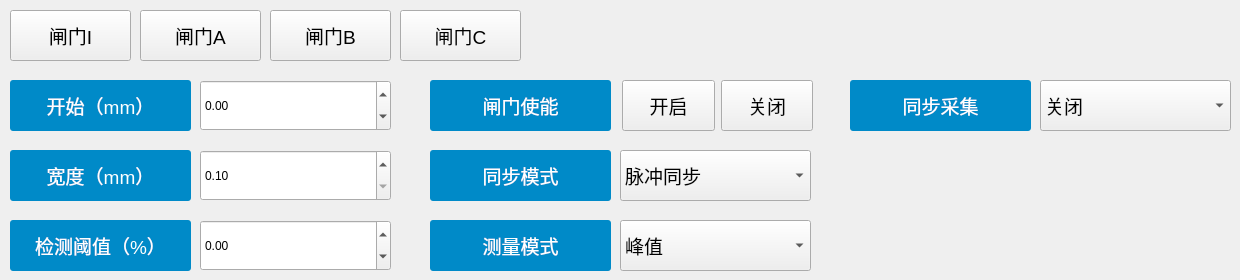
    <widget class="QWidget" name="tab">
     <attribute name="title">
      <string>      闸门      </string>
     </attribute>
     <widget class="QPushButton" name="GateI_Btn">
      <property name="geometry">
       <rect>
        <x>10</x>
        <y>10</y>
        <width>121</width>
        <height>51</height>
       </rect>
      </property>
      <property name="font">
       <font>
        <pointsize>14</pointsize>
       </font>
      </property>
      <property name="text">
       <string>闸门I</string>
      </property>
      <property name="checkable">
       <bool>true</bool>
      </property>
      <property name="checked">
       <bool>false</bool>
      </property>
      <property name="autoExclusive">
       <bool>false</bool>
      </property>
      <attribute name="buttonGroup">
       <string notr="true">GateBtnGroup</string>
      </attribute>
     </widget>
     <widget class="QPushButton" name="GateA_Btn">
      <property name="geometry">
       <rect>
        <x>140</x>
        <y>10</y>
        <width>121</width>
        <height>51</height>
       </rect>
      </property>
      <property name="font">
       <font>
        <pointsize>14</pointsize>
       </font>
      </property>
      <property name="text">
       <string>闸门A</string>
      </property>
      <property name="checkable">
       <bool>true</bool>
      </property>
      <property name="checked">
       <bool>false</bool>
      </property>
      <property name="autoExclusive">
       <bool>false</bool>
      </property>
      <attribute name="buttonGroup">
       <string notr="true">GateBtnGroup</string>
      </attribute>
     </widget>
     <widget class="QPushButton" name="GateB_Btn">
      <property name="geometry">
       <rect>
        <x>270</x>
        <y>10</y>
        <width>121</width>
        <height>51</height>
       </rect>
      </property>
      <property name="font">
       <font>
        <pointsize>14</pointsize>
       </font>
      </property>
      <property name="text">
       <string>闸门B</string>
      </property>
      <property name="checkable">
       <bool>true</bool>
      </property>
      <property name="autoExclusive">
       <bool>false</bool>
      </property>
      <attribute name="buttonGroup">
       <string notr="true">GateBtnGroup</string>
      </attribute>
     </widget>
     <widget class="QPushButton" name="GateC_Btn">
      <property name="geometry">
       <rect>
        <x>400</x>
        <y>10</y>
        <width>121</width>
        <height>51</height>
       </rect>
      </property>
      <property name="font">
       <font>
        <pointsize>14</pointsize>
       </font>
      </property>
      <property name="text">
       <string>闸门C</string>
      </property>
      <property name="checkable">
       <bool>true</bool>
      </property>
      <property name="checked">
       <bool>false</bool>
      </property>
      <property name="autoExclusive">
       <bool>false</bool>
      </property>
      <attribute name="buttonGroup">
       <string notr="true">GateBtnGroup</string>
      </attribute>
     </widget>
     <widget class="QDoubleSpinBox" name="WidthSpinBox">
      <property name="geometry">
       <rect>
        <x>200</x>
        <y>150</y>
        <width>191</width>
        <height>51</height>
       </rect>
      </property>
      <property name="minimum">
       <double>0.100000000000000</double>
      </property>
      <property name="maximum">
       <double>99999.000000000000000</double>
      </property>
      <property name="singleStep">
       <double>0.200000000000000</double>
      </property>
     </widget>
     <widget class="QDoubleSpinBox" name="ThresholdSpinBox">
      <property name="geometry">
       <rect>
        <x>200</x>
        <y>220</y>
        <width>191</width>
        <height>51</height>
       </rect>
      </property>
      <property name="minimum">
       <double>-9999.989999999999782</double>
      </property>
      <property name="maximum">
       <double>99999.000000000000000</double>
      </property>
     </widget>
     <widget class="QComboBox" name="SynAcqisitBox">
      <property name="geometry">
       <rect>
        <x>1040</x>
        <y>80</y>
        <width>191</width>
        <height>51</height>
       </rect>
      </property>
      <property name="font">
       <font>
        <pointsize>14</pointsize>
       </font>
      </property>
      <item>
       <property name="text">
        <string>关闭</string>
       </property>
      </item>
      <item>
       <property name="text">
        <string>开启</string>
       </property>
      </item>
     </widget>
     <widget class="QLabel" name="label_100">
      <property name="geometry">
       <rect>
        <x>430</x>
        <y>220</y>
        <width>181</width>
        <height>51</height>
       </rect>
      </property>
      <property name="font">
       <font>
        <pointsize>14</pointsize>
       </font>
      </property>
      <property name="styleSheet">
       <string notr="true">border-radius: 3px;
color: rgb(255, 255, 255);
background-color: rgb(0, 138, 200);</string>
      </property>
      <property name="text">
       <string>测量模式</string>
      </property>
      <property name="alignment">
       <set>Qt::AlignmentFlag::AlignCenter</set>
      </property>
     </widget>
     <widget class="QLabel" name="label_115">
      <property name="geometry">
       <rect>
        <x>10</x>
        <y>220</y>
        <width>181</width>
        <height>51</height>
       </rect>
      </property>
      <property name="font">
       <font>
        <pointsize>14</pointsize>
       </font>
      </property>
      <property name="styleSheet">
       <string notr="true">border-radius: 3px;
color: rgb(255, 255, 255);
background-color: rgb(0, 138, 200);</string>
      </property>
      <property name="text">
       <string>检测阈值（%）</string>
      </property>
      <property name="alignment">
       <set>Qt::AlignmentFlag::AlignCenter</set>
      </property>
     </widget>
     <widget class="QLabel" name="SynAcqisitlabel">
      <property name="geometry">
       <rect>
        <x>850</x>
        <y>80</y>
        <width>181</width>
        <height>51</height>
       </rect>
      </property>
      <property name="font">
       <font>
        <pointsize>14</pointsize>
       </font>
      </property>
      <property name="styleSheet">
       <string notr="true">border-radius: 3px;
color: rgb(255, 255, 255);
background-color: rgb(0, 138, 200);</string>
      </property>
      <property name="text">
       <string>同步采集</string>
      </property>
      <property name="alignment">
       <set>Qt::AlignmentFlag::AlignCenter</set>
      </property>
     </widget>
     <widget class="QLabel" name="label_114">
      <property name="geometry">
       <rect>
        <x>10</x>
        <y>80</y>
        <width>181</width>
        <height>51</height>
       </rect>
      </property>
      <property name="font">
       <font>
        <pointsize>14</pointsize>
       </font>
      </property>
      <property name="styleSheet">
       <string notr="true">border-radius: 3px;
color: rgb(255, 255, 255);
background-color: rgb(0, 138, 200);</string>
      </property>
      <property name="text">
       <string>开始（mm）</string>
      </property>
      <property name="alignment">
       <set>Qt::AlignmentFlag::AlignCenter</set>
      </property>
     </widget>
     <widget class="QComboBox" name="SyncBox">
      <property name="geometry">
       <rect>
        <x>620</x>
        <y>150</y>
        <width>191</width>
        <height>51</height>
       </rect>
      </property>
      <property name="font">
       <font>
        <pointsize>14</pointsize>
       </font>
      </property>
      <item>
       <property name="text">
        <string>脉冲同步</string>
       </property>
      </item>
      <item>
       <property name="text">
        <string>闸门I</string>
       </property>
      </item>
      <item>
       <property name="text">
        <string>闸门A</string>
       </property>
      </item>
      <item>
       <property name="text">
        <string>闸门B</string>
       </property>
      </item>
     </widget>
     <widget class="QLabel" name="label_111">
      <property name="geometry">
       <rect>
        <x>10</x>
        <y>150</y>
        <width>181</width>
        <height>51</height>
       </rect>
      </property>
      <property name="font">
       <font>
        <pointsize>14</pointsize>
       </font>
      </property>
      <property name="styleSheet">
       <string notr="true">border-radius: 3px;
color: rgb(255, 255, 255);
background-color: rgb(0, 138, 200);</string>
      </property>
      <property name="text">
       <string>宽度（mm）</string>
      </property>
      <property name="alignment">
       <set>Qt::AlignmentFlag::AlignCenter</set>
      </property>
     </widget>
     <widget class="QLabel" name="label_113">
      <property name="geometry">
       <rect>
        <x>430</x>
        <y>80</y>
        <width>181</width>
        <height>51</height>
       </rect>
      </property>
      <property name="font">
       <font>
        <pointsize>14</pointsize>
       </font>
      </property>
      <property name="styleSheet">
       <string notr="true">border-radius: 3px;
color: rgb(255, 255, 255);
background-color: rgb(0, 138, 200);</string>
      </property>
      <property name="text">
       <string>闸门使能</string>
      </property>
      <property name="alignment">
       <set>Qt::AlignmentFlag::AlignCenter</set>
      </property>
     </widget>
     <widget class="QComboBox" name="MeasureBox">
      <property name="geometry">
       <rect>
        <x>620</x>
        <y>220</y>
        <width>191</width>
        <height>51</height>
       </rect>
      </property>
      <property name="font">
       <font>
        <pointsize>14</pointsize>
       </font>
      </property>
      <item>
       <property name="text">
        <string>峰值</string>
       </property>
      </item>
      <item>
       <property name="text">
        <string>波前</string>
       </property>
      </item>
     </widget>
     <widget class="QLabel" name="label_116">
      <property name="geometry">
       <rect>
        <x>430</x>
        <y>150</y>
        <width>181</width>
        <height>51</height>
       </rect>
      </property>
      <property name="font">
       <font>
        <pointsize>14</pointsize>
       </font>
      </property>
      <property name="styleSheet">
       <string notr="true">border-radius: 3px;
color: rgb(255, 255, 255);
background-color: rgb(0, 138, 200);</string>
      </property>
      <property name="text">
       <string>同步模式</string>
      </property>
      <property name="alignment">
       <set>Qt::AlignmentFlag::AlignCenter</set>
      </property>
     </widget>
     <widget class="QDoubleSpinBox" name="StartSpinBox">
      <property name="geometry">
       <rect>
        <x>200</x>
        <y>80</y>
        <width>191</width>
        <height>51</height>
       </rect>
      </property>
      <property name="minimum">
       <double>-9999.989999999999782</double>
      </property>
      <property name="maximum">
       <double>99999.000000000000000</double>
      </property>
      <property name="singleStep">
       <double>0.200000000000000</double>
      </property>
     </widget>
     <widget class="QWidget" name="Btn_widget" native="true">
      <property name="geometry">
       <rect>
        <x>622</x>
        <y>80</y>
        <width>191</width>
        <height>51</height>
       </rect>
      </property>
      <property name="sizePolicy">
       <sizepolicy hsizetype="Preferred" vsizetype="Preferred">
        <horstretch>0</horstretch>
        <verstretch>0</verstretch>
       </sizepolicy>
      </property>
      <property name="minimumSize">
       <size>
        <width>0</width>
        <height>0</height>
       </size>
      </property>
      <layout class="QHBoxLayout" name="horizontalLayout">
       <property name="spacing">
        <number>6</number>
       </property>
       <property name="leftMargin">
        <number>0</number>
       </property>
       <property name="topMargin">
        <number>0</number>
       </property>
       <property name="rightMargin">
        <number>0</number>
       </property>
       <property name="bottomMargin">
        <number>0</number>
       </property>
       <item>
        <widget class="QPushButton" name="Btn_left">
         <property name="sizePolicy">
          <sizepolicy hsizetype="Preferred" vsizetype="Preferred">
           <horstretch>0</horstretch>
           <verstretch>0</verstretch>
          </sizepolicy>
         </property>
         <property name="minimumSize">
          <size>
           <width>0</width>
           <height>0</height>
          </size>
         </property>
         <property name="font">
          <font>
           <pointsize>14</pointsize>
          </font>
         </property>
         <property name="text">
          <string>开启</string>
         </property>
         <property name="checkable">
          <bool>true</bool>
         </property>
         <property name="autoExclusive">
          <bool>true</bool>
         </property>
        </widget>
       </item>
       <item>
        <widget class="QPushButton" name="Btn_right">
         <property name="sizePolicy">
          <sizepolicy hsizetype="Preferred" vsizetype="Preferred">
           <horstretch>0</horstretch>
           <verstretch>0</verstretch>
          </sizepolicy>
         </property>
         <property name="minimumSize">
          <size>
           <width>0</width>
           <height>0</height>
          </size>
         </property>
         <property name="font">
          <font>
           <pointsize>14</pointsize>
          </font>
         </property>
         <property name="text">
          <string>关闭</string>
         </property>
         <property name="checkable">
          <bool>true</bool>
         </property>
         <property name="autoExclusive">
          <bool>true</bool>
         </property>
        </widget>
       </item>
      </layout>
     </widget>
    </widget>
